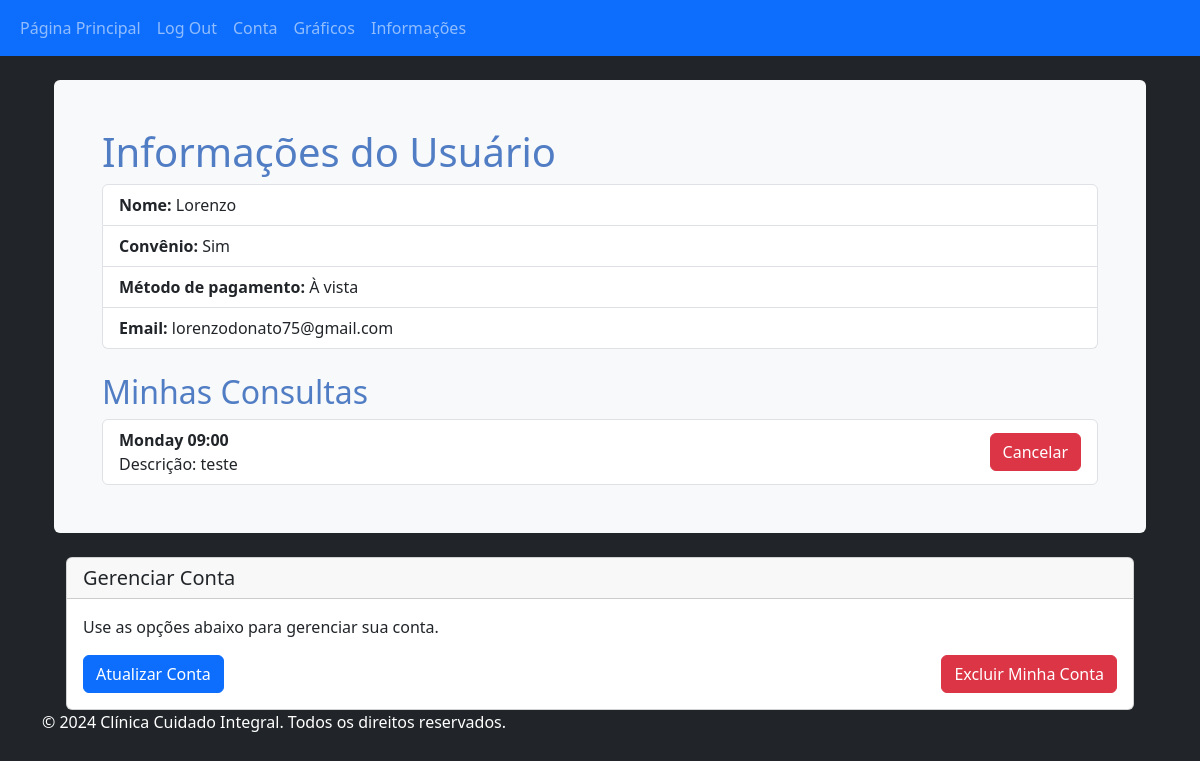
Page /pagina_usuario (signed in) on the earlier database version.
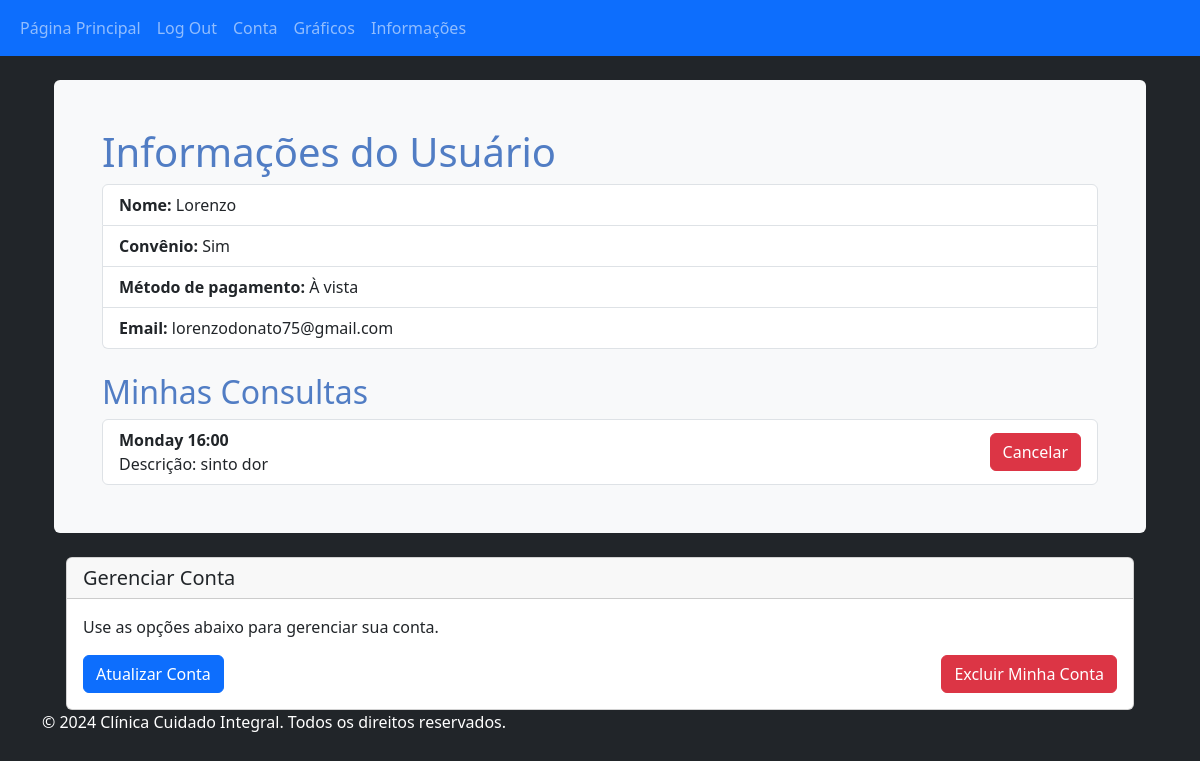
Same page on the later database version.
### projeto_clinica/models.py (models this page shows, shortened)
class Paciente(db.Model, UserMixin):
    __tablename__ = 'pacientes'
    id = db.Column(db.Integer, primary_key=True)
    nome = db.Column(db.String(64), index=True)
    idade = db.Column(db.String(3))
    cpf = db.Column(db.String(11), unique=True, index=True)
    email = db.Column(db.String(64), unique=True, index=True)
    pagamento = db.Column(db.String(64))
    password_hash = db.Column(db.String(128))
    convenio = db.Column(db.String(64))
    medico = db.relationship("Medico", back_populates="paciente", uselist=False)
    consultas = db.relationship("Consulta", back_populates="paciente")

class Consulta(db.Model):
    __tablename__ = 'consultas'
    id = db.Column(db.Integer, primary_key=True)
    data_hora = db.Column(db.DateTime)
    data = db.Column(db.DateTime, nullable=False,  default=datetime.utcnow)
    descricao = db.Column(db.Text)
    dia_da_semana = db.Column(db.String(10))  # New column to store the day of the week
    preco = db.Column(db.Float)  # Adicionando o campo 'preco'
    paciente_id = db.Column(db.Integer, db.ForeignKey('pacientes.id'))
    medico_id = db.Column(db.Integer, db.ForeignKey('medicos.id'))
    paciente = db.relationship("Paciente", back_populates="consultas", lazy=True)
    medico = db.relationship("Medico", back_populates="consultas", lazy=True)

### projeto_clinica/usuarios/views.py (the view)
@usuarios.route('/pagina_usuario')
@login_required
def pagina_usuario():
    usuario = Paciente.query.get(current_user.id)
    consultas_agendadas = Consulta.query.filter_by(paciente_id=current_user.id).all()
    convenio_formatado = "Sim" if usuario.convenio == "y" else "Não"
    return render_template(
        'pagina_usuario.html',
        consultas=consultas_agendadas,
        usuario=usuario,
        convenio_formatado=convenio_formatado,
        metodo_pagamento=usuario.pagamento
    )

### projeto_clinica/models.py (called while the page is built)
@login_manager.user_loader
def load_user(user_id):
    return Paciente.query.get(user_id)

### projeto_clinica/templates/pagina_usuario.html
{% extends 'base.html' %}
{% block content %}
<div class="container mt-4">
    <div class="p-5 bg-light rounded">
        <h1 style="color:#517dc4">Informações do Usuário</h1>
        <ul class="list-group">
            <li class="list-group-item"><strong>Nome:</strong> {{ usuario.nome }}</li>
            <li class="list-group-item"><strong>Convênio:</strong> {{ 'Sim' if usuario.convenio == 'y' else 'Não' }}</li>
            <li class="list-group-item">
                <strong>Método de pagamento:</strong>
                {% if usuario.pagamento == 'crt' %}
                    Cartão
                {% elif usuario.pagamento == 'avst' %}
                    À vista
                {% else %}
                    Não especificado
                {% endif %}
            </li>
            <li class="list-group-item"><strong>Email:</strong> {{ usuario.email }}</li>
        </ul>
        <h2 style="color:#517dc4" class="mt-4">Minhas Consultas</h2>
        {% if consultas %}
            <ul class="list-group">
                {% for consulta in consultas %}
                    <li class="list-group-item d-flex justify-content-between align-items-center">
                        <div>
                            <strong>{{ consulta.data.strftime('%A %H:%M') }}</strong><br>
                            Descrição: {{ consulta.descricao }}
                        </div>
                        <form action="{{ url_for('users.cancelar_consulta', consulta_id=consulta.id) }}" method="POST">
                            <button type="submit" class="btn btn-danger">Cancelar</button>
                        </form>
                    </li>
                {% endfor %}
            </ul>
        {% else %}
            <div class="alert alert-info mt-3" role="alert">
                Você não tem consultas agendadas.
            </div>
        {% endif %}
    </div>
    <div class="container mt-4">
        <div class="card">
            <div class="card-header">
                <h5 class="mb-0">Gerenciar Conta</h5>
            </div>
            <div class="card-body">
                <p class="card-text">Use as opções abaixo para gerenciar sua conta.</p>
                <div class="d-flex justify-content-between">
                    <a href="{{ url_for('users.conta') }}" class="btn btn-primary">Atualizar Conta</a>
                    <form action="{{ url_for('users.deletar_conta') }}" method="POST" onsubmit="return confirm('Você tem certeza que deseja excluir sua conta? Esta ação não pode ser desfeita.');">
                        <button type="submit" class="btn btn-danger">Excluir Minha Conta</button>
                    </form>
                </div>
            </div>
        </div>
    </div>
</div>
{% endblock %}

### projeto_clinica/templates/base.html (shortened to what this page needs)
<!DOCTYPE html>
<html lang="en">
<head>
    <link href="https://cdn.jsdelivr.net/npm/bootstrap@5.3.3/dist/css/bootstrap.min.css" rel="stylesheet">
</head>
<body class="bg-dark text-white">
    <nav class="navbar navbar-expand-lg navbar-dark bg-primary">
        <div class="container-fluid">
            <ul class="navbar-nav">
                {% if current_user.is_authenticated %}
                <li class="nav-item">
                    <a class="nav-link" href="{{ url_for('core.index') }}">Página Principal</a>
                </li>
                <li class="nav-item">
                    <a class="nav-link" href="{{ url_for('users.logout') }}">Log Out</a>
                </li>
                <li class="nav-item">
                    <a class="nav-link" href="{{ url_for('users.pagina_usuario') }}">Conta</a>
                </li>
                <li class="nav-item">
                    <a class="nav-link" href="{{ url_for('graficos.graphics_page') }}">Gráficos</a>
                </li>
                <li class="nav-item">
                    <a class="nav-link" href="{{ url_for('core.info') }}">Informações</a>
                </li>
                {% endif %}
            </ul>
        </div>
    </nav>
    <div class="container">
        {% block content %}
        {% endblock %}
        <footer>
            <p>&copy; 2024 Clínica Cuidado Integral. Todos os direitos reservados.</p>
        </footer>
    </div>
</body>
</html>

Differences in the rows shown:
changed Consulta: data "Monday 09:00" → "Monday 16:00"; descricao "teste" → "sinto dor"
